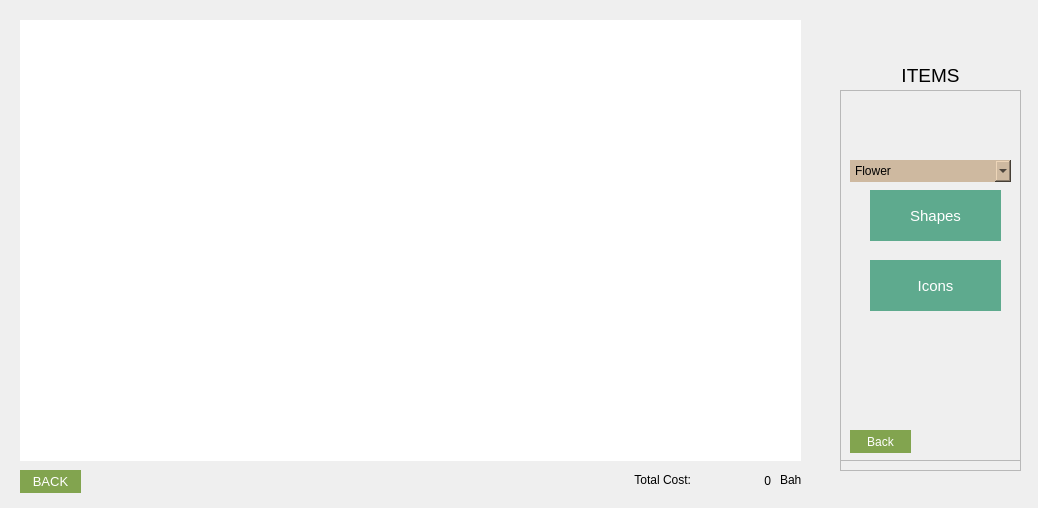
<?xml version="1.0" encoding="UTF-8"?>
<ui version="4.0">
 <class>Landscape</class>
 <widget class="QDialog" name="Landscape">
  <property name="geometry">
   <rect>
    <x>0</x>
    <y>0</y>
    <width>1038</width>
    <height>508</height>
   </rect>
  </property>
  <property name="windowTitle">
   <string>Landscape</string>
  </property>
  <property name="styleSheet">
   <string notr="true"/>
  </property>
  <widget class="QLabel" name="lbl_frame">
   <property name="geometry">
    <rect>
     <x>20</x>
     <y>20</y>
     <width>781</width>
     <height>441</height>
    </rect>
   </property>
   <property name="styleSheet">
    <string notr="true">background-color: rgb(255, 255, 255);</string>
   </property>
   <property name="text">
    <string/>
   </property>
  </widget>
  <widget class="QPushButton" name="btn_menu">
   <property name="geometry">
    <rect>
     <x>20</x>
     <y>470</y>
     <width>61</width>
     <height>23</height>
    </rect>
   </property>
   <property name="font">
    <font>
     <pointsize>10</pointsize>
    </font>
   </property>
   <property name="contextMenuPolicy">
    <enum>Qt::PreventContextMenu</enum>
   </property>
   <property name="styleSheet">
    <string notr="true">background-color: rgb(130, 164, 79);
border: none;
color: white;
</string>
   </property>
   <property name="text">
    <string>BACK</string>
   </property>
  </widget>
  <widget class="QLabel" name="lbl_cost">
   <property name="geometry">
    <rect>
     <x>620</x>
     <y>470</y>
     <width>71</width>
     <height>20</height>
    </rect>
   </property>
   <property name="text">
    <string>Total Cost:</string>
   </property>
   <property name="alignment">
    <set>Qt::AlignRight|Qt::AlignTrailing|Qt::AlignVCenter</set>
   </property>
  </widget>
  <widget class="QLabel" name="lbl_totalcost">
   <property name="geometry">
    <rect>
     <x>700</x>
     <y>470</y>
     <width>71</width>
     <height>21</height>
    </rect>
   </property>
   <property name="text">
    <string>0</string>
   </property>
   <property name="alignment">
    <set>Qt::AlignRight|Qt::AlignTrailing|Qt::AlignVCenter</set>
   </property>
  </widget>
  <widget class="QLabel" name="lbl_items">
   <property name="geometry">
    <rect>
     <x>840</x>
     <y>60</y>
     <width>181</width>
     <height>31</height>
    </rect>
   </property>
   <property name="font">
    <font>
     <pointsize>14</pointsize>
    </font>
   </property>
   <property name="styleSheet">
    <string notr="true"/>
   </property>
   <property name="text">
    <string>ITEMS</string>
   </property>
   <property name="alignment">
    <set>Qt::AlignCenter</set>
   </property>
  </widget>
  <widget class="QFrame" name="frame_items">
   <property name="enabled">
    <bool>true</bool>
   </property>
   <property name="geometry">
    <rect>
     <x>840</x>
     <y>90</y>
     <width>181</width>
     <height>381</height>
    </rect>
   </property>
   <property name="frameShape">
    <enum>QFrame::StyledPanel</enum>
   </property>
   <property name="frameShadow">
    <enum>QFrame::Raised</enum>
   </property>
   <widget class="QPushButton" name="btn_shapes">
    <property name="geometry">
     <rect>
      <x>30</x>
      <y>100</y>
      <width>131</width>
      <height>51</height>
     </rect>
    </property>
    <property name="font">
     <font>
      <pointsize>11</pointsize>
     </font>
    </property>
    <property name="styleSheet">
     <string notr="true">background-color: rgb(94, 170, 142);
border: none;
color: white;</string>
    </property>
    <property name="text">
     <string>Shapes</string>
    </property>
   </widget>
   <widget class="QPushButton" name="btn_icons">
    <property name="geometry">
     <rect>
      <x>30</x>
      <y>170</y>
      <width>131</width>
      <height>51</height>
     </rect>
    </property>
    <property name="font">
     <font>
      <pointsize>11</pointsize>
     </font>
    </property>
    <property name="styleSheet">
     <string notr="true">background-color: rgb(94, 170, 142);
border: none;
color: white;</string>
    </property>
    <property name="text">
     <string>Icons</string>
    </property>
   </widget>
  </widget>
  <widget class="QFrame" name="frame_shapes">
   <property name="enabled">
    <bool>true</bool>
   </property>
   <property name="geometry">
    <rect>
     <x>840</x>
     <y>90</y>
     <width>181</width>
     <height>371</height>
    </rect>
   </property>
   <property name="frameShape">
    <enum>QFrame::StyledPanel</enum>
   </property>
   <property name="frameShadow">
    <enum>QFrame::Raised</enum>
   </property>
   <widget class="QPushButton" name="btn_shapeback">
    <property name="geometry">
     <rect>
      <x>10</x>
      <y>340</y>
      <width>61</width>
      <height>23</height>
     </rect>
    </property>
    <property name="styleSheet">
     <string notr="true">background-color: rgb(130, 164, 79);
border: none;
color: white;
</string>
    </property>
    <property name="text">
     <string>Back</string>
    </property>
   </widget>
   <widget class="QComboBox" name="comboBox_shape">
    <property name="geometry">
     <rect>
      <x>10</x>
      <y>70</y>
      <width>161</width>
      <height>22</height>
     </rect>
    </property>
    <property name="styleSheet">
     <string notr="true">background-color: rgb(206, 185, 160);
border:none;</string>
    </property>
    <item>
     <property name="text">
      <string>Circle</string>
     </property>
    </item>
    <item>
     <property name="text">
      <string>Parallelogram</string>
     </property>
    </item>
    <item>
     <property name="text">
      <string>Rectangle</string>
     </property>
    </item>
    <item>
     <property name="text">
      <string>Square</string>
     </property>
    </item>
    <item>
     <property name="text">
      <string>Triangle</string>
     </property>
    </item>
   </widget>
  </widget>
  <widget class="QFrame" name="frame_icons">
   <property name="enabled">
    <bool>true</bool>
   </property>
   <property name="geometry">
    <rect>
     <x>840</x>
     <y>90</y>
     <width>181</width>
     <height>381</height>
    </rect>
   </property>
   <property name="frameShape">
    <enum>QFrame::StyledPanel</enum>
   </property>
   <property name="frameShadow">
    <enum>QFrame::Raised</enum>
   </property>
   <widget class="QPushButton" name="btn_iconback">
    <property name="geometry">
     <rect>
      <x>10</x>
      <y>340</y>
      <width>61</width>
      <height>23</height>
     </rect>
    </property>
    <property name="styleSheet">
     <string notr="true">background-color: rgb(130, 164, 79);
border: none;
color: white;
</string>
    </property>
    <property name="text">
     <string>Back</string>
    </property>
   </widget>
   <widget class="QComboBox" name="comboBox_icon">
    <property name="geometry">
     <rect>
      <x>10</x>
      <y>70</y>
      <width>161</width>
      <height>22</height>
     </rect>
    </property>
    <property name="styleSheet">
     <string notr="true">background-color: rgb(206, 185, 160);
border:none;</string>
    </property>
    <item>
     <property name="text">
      <string>Flower</string>
     </property>
    </item>
    <item>
     <property name="text">
      <string>Ground Covers</string>
     </property>
    </item>
    <item>
     <property name="text">
      <string>Tree</string>
     </property>
    </item>
   </widget>
  </widget>
  <widget class="QLabel" name="lbl_cost_3">
   <property name="geometry">
    <rect>
     <x>780</x>
     <y>470</y>
     <width>21</width>
     <height>20</height>
    </rect>
   </property>
   <property name="text">
    <string>Baht</string>
   </property>
  </widget>
  <widget class="QLabel" name="lbl_bg">
   <property name="geometry">
    <rect>
     <x>0</x>
     <y>0</y>
     <width>1041</width>
     <height>521</height>
    </rect>
   </property>
   <property name="text">
    <string/>
   </property>
  </widget>
  <zorder>lbl_bg</zorder>
  <zorder>lbl_frame</zorder>
  <zorder>btn_menu</zorder>
  <zorder>lbl_cost</zorder>
  <zorder>lbl_totalcost</zorder>
  <zorder>lbl_items</zorder>
  <zorder>frame_items</zorder>
  <zorder>frame_shapes</zorder>
  <zorder>frame_icons</zorder>
  <zorder>lbl_cost_3</zorder>
 </widget>
 <resources/>
 <connections/>
</ui>
